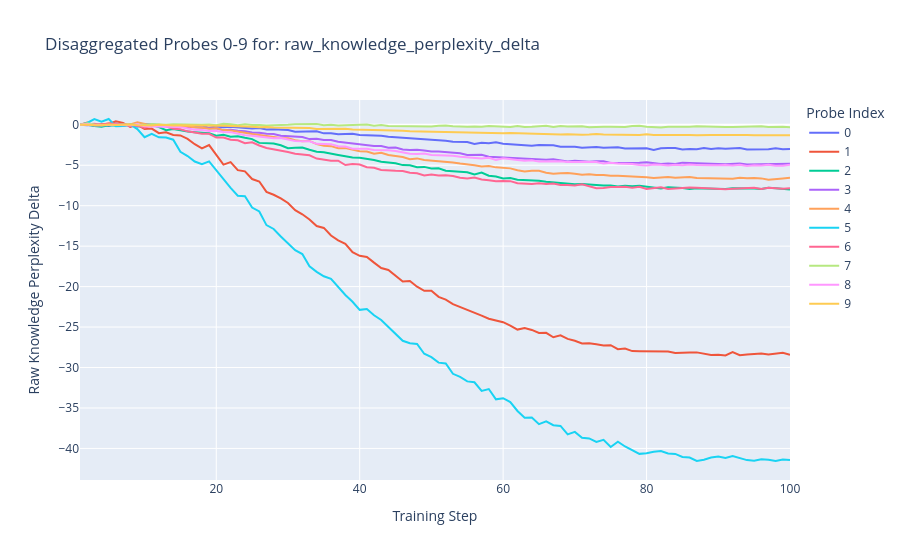

Notebook code for this chart:
### Code cell
# --- Example 1: Analyze perplexity delta for "raw knowledge" probes ---
print("--- Plotting Raw Knowledge Probes (Perplexity Delta) ---")
plot_interactive_probes(
    metrics_csv_path=METRICS_CSV,
    probes_csv_path=PROBES_CSV,
    metric_column='raw_knowledge_perplexity_delta',
    probe_type='raw_knowledge_statement',  # Fixed: was 'raw_knowledge_statement', should be 'raw'
    probe_range=(0, 10) # Show the first 25 probes
)
